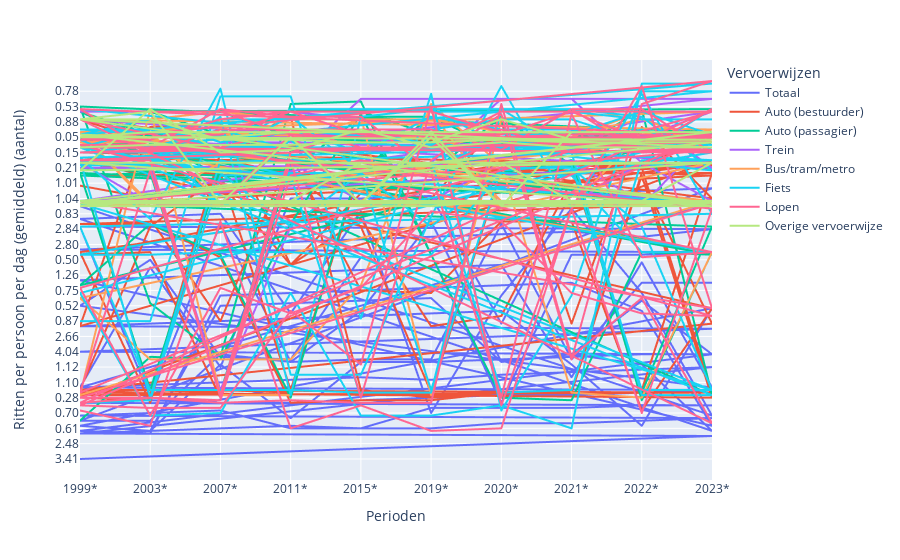

This figure's notebook cell:
### Code cell
px.line(df_mat,
        x="Perioden",
        y="Ritten per persoon per dag (gemiddeld) (aantal)",
        color="Vervoerwijzen")

### Figure 1 — Plotly figure (JSON) as saved in the notebook; plotly's stock layout.template omitted (floating-point values rounded to 4 significant figures; data arrays with more than 128 entries replaced by an {"elided": "..."} marker saying what was removed)
{"data": [{"hovertemplate": "Vervoerwijzen=Totaal<br>Perioden=%{x}<br>Ritten per persoon per dag (gemiddeld) (aantal)=%{y}<extra></extra>", "legendgroup": "Totaal", "line": {"color": "#636efa", "dash": "solid"}, "marker": {"symbol": "circle"}, "mode": "lines", "name": "Totaal", "showlegend": true, "type": "scattergl", "x": {"elided": "180 str values"}, "xaxis": "x", "y": {"elided": "180 str values"}, "yaxis": "y"}, {"hovertemplate": "Vervoerwijzen=Auto (bestuurder)<br>Perioden=%{x}<br>Ritten per persoon per dag (gemiddeld) (aantal)=%{y}<extra></extra>", "legendgroup": "Auto (bestuurder)", "line": {"color": "#EF553B", "dash": "solid"}, "marker": {"symbol": "circle"}, "mode": "lines", "name": "Auto (bestuurder)", "showlegend": true, "type": "scattergl", "x": {"elided": "180 str values"}, "xaxis": "x", "y": {"elided": "180 str values"}, "yaxis": "y"}, {"hovertemplate": "Vervoerwijzen=Auto (passagier)<br>Perioden=%{x}<br>Ritten per persoon per dag (gemiddeld) (aantal)=%{y}<extra></extra>", "legendgroup": "Auto (passagier)", "line": {"color": "#00cc96", "dash": "solid"}, "marker": {"symbol": "circle"}, "mode": "lines", "name": "Auto (passagier)", "showlegend": true, "type": "scattergl", "x": {"elided": "180 str values"}, "xaxis": "x", "y": {"elided": "180 str values"}, "yaxis": "y"}, {"hovertemplate": "Vervoerwijzen=Trein<br>Perioden=%{x}<br>Ritten per persoon per dag (gemiddeld) (aantal)=%{y}<extra></extra>", "legendgroup": "Trein", "line": {"color": "#ab63fa", "dash": "solid"}, "marker": {"symbol": "circle"}, "mode": "lines", "name": "Trein", "showlegend": true, "type": "scattergl", "x": {"elided": "180 str values"}, "xaxis": "x", "y": {"elided": "180 str values"}, "yaxis": "y"}, {"hovertemplate": "Vervoerwijzen=Bus/tram/metro<br>Perioden=%{x}<br>Ritten per persoon per dag (gemiddeld) (aantal)=%{y}<extra></extra>", "legendgroup": "Bus/tram/metro", "line": {"color": "#FFA15A", "dash": "solid"}, "marker": {"symbol": "circle"}, "mode": "lines", "name": "Bus/tram/metro", "showlegend": true, "type": "scattergl", "x": {"elided": "180 str values"}, "xaxis": "x", "y": {"elided": "180 str values"}, "yaxis": "y"}, {"hovertemplate": "Vervoerwijzen=Fiets<br>Perioden=%{x}<br>Ritten per persoon per dag (gemiddeld) (aantal)=%{y}<extra></extra>", "legendgroup": "Fiets", "line": {"color": "#19d3f3", "dash": "solid"}, "marker": {"symbol": "circle"}, "mode": "lines", "name": "Fiets", "showlegend": true, "type": "scattergl", "x": {"elided": "180 str values"}, "xaxis": "x", "y": {"elided": "180 str values"}, "yaxis": "y"}, {"hovertemplate": "Vervoerwijzen=Lopen<br>Perioden=%{x}<br>Ritten per persoon per dag (gemiddeld) (aantal)=%{y}<extra></extra>", "legendgroup": "Lopen", "line": {"color": "#FF6692", "dash": "solid"}, "marker": {"symbol": "circle"}, "mode": "lines", "name": "Lopen", "showlegend": true, "type": "scattergl", "x": {"elided": "180 str values"}, "xaxis": "x", "y": {"elided": "180 str values"}, "yaxis": "y"}, {"hovertemplate": "Vervoerwijzen=Overige vervoerwijze<br>Perioden=%{x}<br>Ritten per persoon per dag (gemiddeld) (aantal)=%{y}<extra></extra>", "legendgroup": "Overige vervoerwijze", "line": {"color": "#B6E880", "dash": "solid"}, "marker": {"symbol": "circle"}, "mode": "lines", "name": "Overige vervoerwijze", "showlegend": true, "type": "scattergl", "x": {"elided": "180 str values"}, "xaxis": "x", "y": {"elided": "180 str values"}, "yaxis": "y"}], "layout": {"legend": {"title": {"text": "Vervoerwijzen"}, "tracegroupgap": 0}, "margin": {"t": 60}, "xaxis": {"anchor": "y", "domain": [0, 1], "title": {"text": "Perioden"}}, "yaxis": {"anchor": "x", "domain": [0, 1], "title": {"text": "Ritten per persoon per dag (gemiddeld) (aantal)"}}}}
